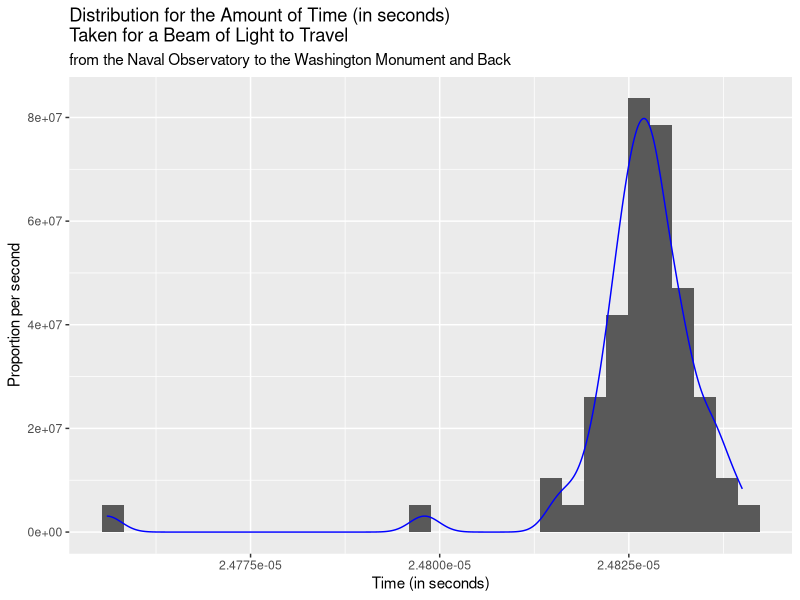
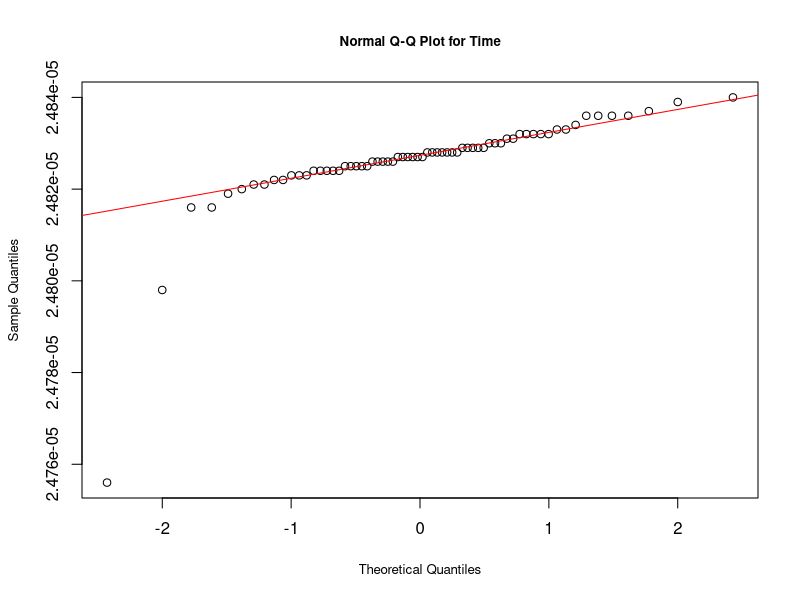
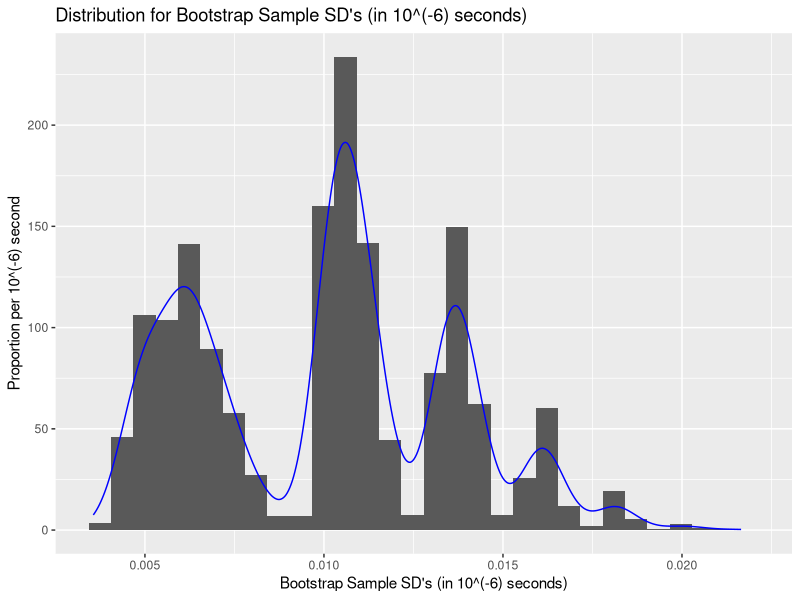

Source code (R) for these figures, in order:
## ---- chunk 1
knitr::opts_chunk$set(fig.align="center", fig.height=4, fig.width=6, collapse=TRUE, comment=NA, prompt=FALSE, echo = TRUE, cache=TRUE, autodep=TRUE, tidy.opts=list(width.cutoff=63),tidy=TRUE)
options(width=63)
## ---- chunk 2
# recreate sample
sampl = rep(c(1, -1, 0), c(460, 430, 1000-460-430))
mean(sampl)
# calculate the SE for the sample mean
se = sd(sampl)/sqrt(length(sampl))
# Looking up the quantile
q.95 = qt(.95, df = length(sampl) - 1)

# The 90% CI is
mean(sampl) + c(-1, 1)*q.95*se

## ---- chunk 3
t.test(sampl, conf.level = 0.9)
## ---- chunk 4
# calculate test statistic
test.stat = mean(sampl)/se
test.stat

# calculate p-value
2*(1 - pt(test.stat, df = length(sampl) - 1))
# alternately
2*(1 - pnorm(test.stat))

## ---- chunk 5
qt(.95, df = length(sampl)-1)
## ---- chunk 6
qt(.95, df = length(sampl)-1)*se
## ---- chunk 7
mod2 = lm(data=iris, Petal.Width ~ Species + Petal.Length)

summary(mod2)
## ---- chunk 8

# standardized test-statistic 
-0.09083/0.05639

# p-value
2*pt(-0.09083/0.05639, df = nrow(iris)-1)
## ---- chunk 9

Newcomb =data.frame(Time = c(2.4828e-05, 2.4826e-05, 2.4833e-05, 2.4824e-05, 
                          2.4834e-05, 2.4756e-05, 2.4827e-05, 2.4816e-05, 2.484e-05, 2.4798e-05, 
                          2.4829e-05, 2.4822e-05, 2.4824e-05, 2.4821e-05, 2.4825e-05, 2.483e-05, 
                          2.4823e-05, 2.4829e-05, 2.4831e-05, 2.4819e-05, 2.4824e-05, 2.482e-05, 
                          2.4836e-05, 2.4832e-05, 2.4836e-05, 2.4828e-05, 2.4825e-05, 2.4821e-05, 
                          2.4828e-05, 2.4829e-05, 2.4837e-05, 2.4825e-05, 2.4828e-05, 2.4826e-05, 
                          2.483e-05, 2.4832e-05, 2.4836e-05, 2.4826e-05, 2.483e-05, 2.4822e-05, 
                          2.4836e-05, 2.4823e-05, 2.4827e-05, 2.4827e-05, 2.4828e-05, 2.4827e-05, 
                          2.4831e-05, 2.4827e-05, 2.4826e-05, 2.4833e-05, 2.4826e-05, 2.4832e-05, 
                          2.4832e-05, 2.4824e-05, 2.4839e-05, 2.4828e-05, 2.4824e-05, 2.4825e-05, 
                          2.4832e-05, 2.4825e-05, 2.4829e-05, 2.4827e-05, 2.4828e-05, 2.4829e-05, 
                          2.4816e-05, 2.4823e-05), 
                 Series = as.factor(c(1, 1, 1, 1, 1, 
                          1, 1, 1, 1, 1, 1, 1, 1, 1, 1, 1, 1, 1, 1, 1, 2, 2, 2, 2, 2, 2, 
                          2, 2, 2, 2, 2, 2, 2, 2, 2, 2, 2, 2, 2, 2, 3, 3, 3, 3, 3, 3, 3, 
                          3, 3, 3, 3, 3, 3, 3, 3, 3, 3, 3, 3, 3, 3, 3, 3, 3, 3, 3))) 
str(Newcomb)
head(Newcomb)
## ---- chunk 10
library(ggplot2)

# DENSITY PLOT
ggplot(Newcomb, mapping = aes(x=Time)) + 
  geom_histogram(mapping = aes(y=..density..)) +
  geom_density(color = 'blue') + 
  labs(x = "Time (in seconds)", y = "Proportion per second",
       title = 'Distribution for the Amount of Time (in seconds) \nTaken for a Beam of Light to Travel',
     subtitle = 'from the Naval Observatory to the Washington Monument and Back')
  

## ---- chunk 11

qqnorm(y = Newcomb$Time, main = "Normal Q-Q Plot for Time",
xlab = "Theoretical Quantiles", ylab = "Sample Quantiles",
cex.lab = 0.8, cex.main = 0.8) 
qqline(y = Newcomb$Time, col = "red")
## ---- chunk 12
# The sample size is
length(Newcomb$Time)

# 90% CI:
mean(Newcomb$Time) + c(-1, 1)*qnorm(p = .95)*sd(Newcomb$Time)/sqrt(length(Newcomb$Time))

## ---- chunk 13
# INITIALIZE BOOTSTRAP DATA
B = 10000
n = dim(Newcomb)[1]
boot.samples = matrix(sample(Newcomb$Time, size = B * n, replace = T),
                      nrow = B, ncol = n)

# CALCULATE BOOTSTRAP ESTIMATORS
boot.sds = apply(boot.samples, 1, sd)

# DISPLAY RESULTS: 
sd(Newcomb$Time) # fake pop. sd
boot.deviation = boot.sds - sd(Newcomb$Time) # deviation of bootstrap sds from fake pop. sd

# 90% bootstrap CI for sd:
sd(Newcomb$Time) - quantile(boot.deviation,c(.95,.05))

## ---- chunk 14

# ORGANIZE DATA

boot = data.frame( Value= boot.sds,Pars = 'sd')
head(boot)


# PLOT DATA
ggplot(boot, aes(x=10^6*Value)) + 
  geom_histogram(mapping = aes(y=..density..)) +
  geom_density(color = 'blue') + 
  labs(x = "Bootstrap Sample SD\'s (in 10^(-6) seconds)", y = "Proportion per 10^(-6) second",
     title = 'Distribution for Bootstrap Sample SD\'s (in 10^(-6) seconds)')
